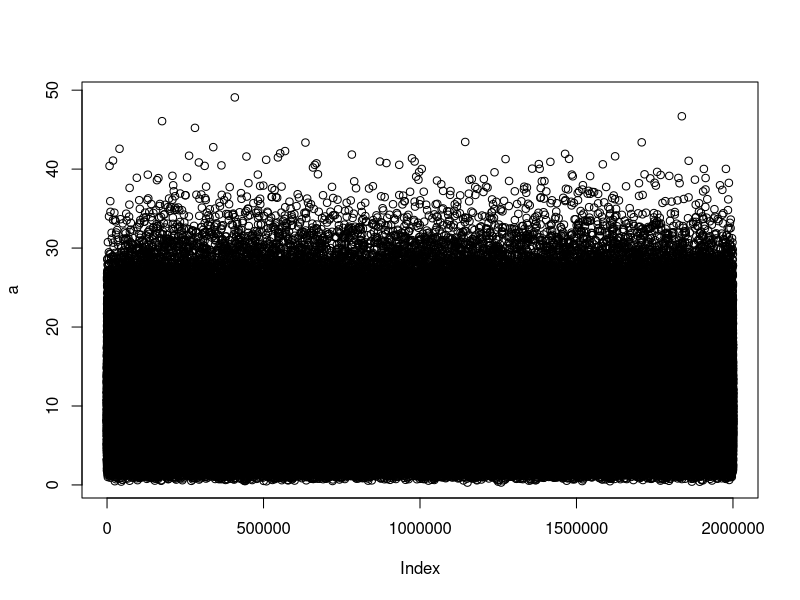
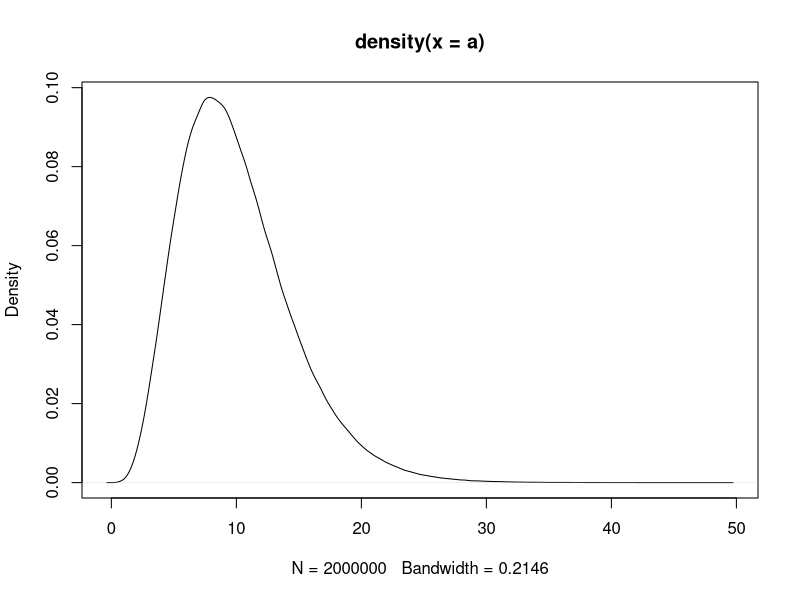
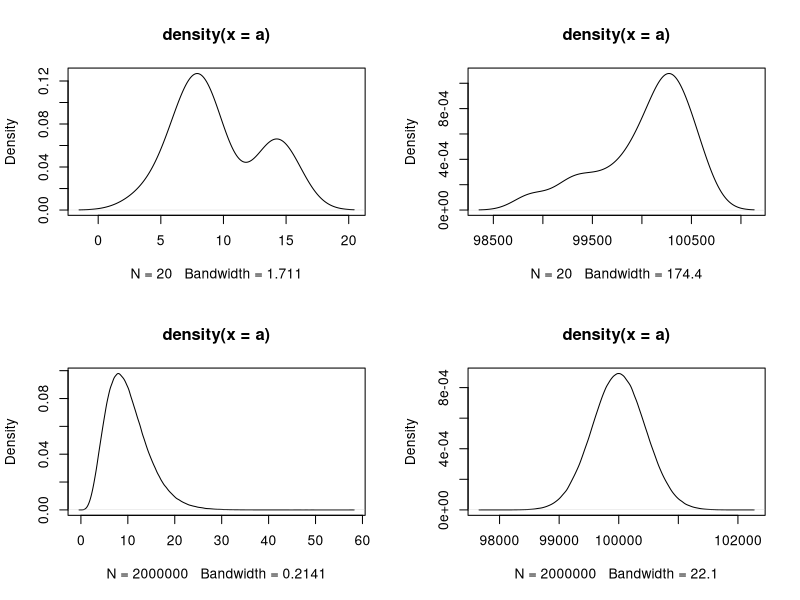

Write the R code that produced these figures, in order. (Note: this script raises an error after producing the figures.)
#skewness kartosis


#chi- square


a=rchisq(2000000,10)
plot(a)
plot(density(a))

par(mfrow= c(2,2))

a=rchisq(20,10)
plot(density(a))

a=rchisq(20,100000)
plot(density(a))

a=rchisq(2000000,10)
plot(density(a))

a=rchisq(2000000,100000)
plot(density(a))




#sample space
#coin toss 10 times
2^10

s =c("h","t")
p =c("h","t")

n_coin=3
for( i in 1:(n_coin-1)){
  s= outer(s,p,paste0)
  
}
s
c(s)
a=c(s)
a

n=length(s)
n_h= sum(grepl("h",a))
n_h= sum(grepl("hh",a)) # ans is wrong

a[3][1]


grepl("hh",a[3])
sum(grepl("hh",a[3]))
sum(grepl("hh",a[2]))
sum(grepl("h",a[1]))
sum(grepl("h",a[[1]][3]))
sum(grepl("h",a[3]))




s =c("h","t")
p =c("h","t")

n_coin=3
for( i in 1:(n_coin-1)){
  s= outer(s,p,paste0)
  
}
s
c(s)
a=c(s)
a



n=length(a)
a[1]
abc= 0
for (i in 1:n){
  lt= unlist(strsplit(a[i],""))
  #lt= unlist(strsplit(a[1],""))
  lt
  #n1= length(a[i])
  n1= 3
  count1=0;
  for(j in 1:n1){
    lt[1]
    if(lt[j]=="H"){
      count1=count1+1
    }
  }
  if(count1>=2){
    abc=abc+1
  }
}
p= abc/8
p



for(i in 1:n){
  n_h= sum(grepl("hh",a[i]))
}


n_h= sum(grepl("hhh",a))
n_h




s =c(1,2,3,4,5,6)
p =c(1,2,3,4,5,6)

n_dias=2
for( i in 1:(n_dias-1)){
  s= outer(s,p,paste0)
  
}
s
c(s)
a=c(s)
a



##

bb= a[which(lengths(regmatches(a,gregexpr("h",a)))==2)]



## my work
a[1]
a[[1]]
sum1=0
for( i in 1:(n_coin-1)){
  for(j in 10){
    a[i][j]
  }
}









#regression

x=c(2,4,5,6,6,5,7,6,6,7)
y=c(4,4,5,6,5,5,4,4,5,4) #not reletion
y1= 2*x+5



cor(x,y1)
cor(x,y)

a=function(b){
  
}

sum1=0
sx=0
ssx=0
ssy=0
sy=0
spxy=0
n=length(x)
for(i in 1:n){
  sx= sx+x[i]
  ssx= ssx+x[i]^2
  ssy= ssy+y[i]^2
  sy= sy+y[i]
  spxy= spxy+(x[i]*y[i])
  
}
v= spxy-(sx*sy)/n
v1= sqrt((ssx-(sx^2)/n)(ssy-(sy^2)/n))




